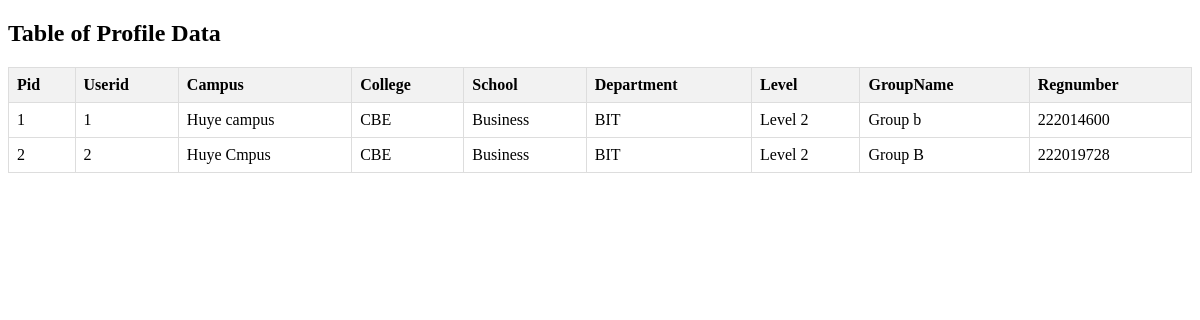
The app's page /profile.php with its own data.
### tables this page shows
CREATE TABLE `profile` (
  `pid` int(11) NOT NULL,
  `userid` int(11) DEFAULT NULL,
  `Campus` varchar(100) DEFAULT NULL,
  `College` varchar(100) DEFAULT NULL,
  `School` varchar(100) DEFAULT NULL,
  `Department` varchar(100) DEFAULT NULL,
  `Level` varchar(50) DEFAULT NULL,
  `Group` varchar(50) DEFAULT NULL,
  `Regnumber` varchar(50) DEFAULT NULL
);

### profile.php (the view, shortened to what this page needs)
<?php
$host = "localhost";
$user = "admin";
$pass = "bityear2@2024";
$database = "bityeartwo2024";
$conn = new mysqli($host, $user, $pass, $database);
if ($result = $conn->query("SELECT * FROM profile")) {
    ?>
    <!DOCTYPE html>
    <html>
    <head>
    </head>
    <body>
    <h2>Table of Profile Data</h2>
    <table id="dataTable">
        <tr>
            <th>Pid</th>
            <th>Userid</th>
            <th>Campus</th>
            <th>College</th>
            <th>School</th>
            <th>Department</th>
            <th>Level</th>
            <th>GroupName</th>
            <th>Regnumber</th>
        </tr>
        <?php
        while ($row = $result->fetch_assoc()) {
            echo "<tr><td>" . $row["pid"] . "</td><td>" . $row["userid"] . "</td><td>" . $row["Campus"] . "</td><td>" . $row["College"] . "</td><td>" . $row["School"] . "</td><td>" . $row["Department"] . "</td><td>" . $row["Level"] . "</td><td>" . $row["Group"] . "</td><td>" . $row["Regnumber"] . "</td></tr>";
        }
        ?>
    </table>
    </body>
    </html>
    <?php
} else {
    echo "Error: " . $conn->error;
}
?>

### profile.php (style rules this page uses)
table { width: 100%; border-collapse: collapse; }
th, td { border: 1px solid #ddd; padding: 8px; text-align: left; }
th { background-color: #f2f2f2; }

### records on screen
profile: pid "1", userid "1", Campus "Huye campus", College "CBE", School "Business", Department "BIT", Level "Level 2", Group "Group b", Regnumber "222014600"
profile: pid "2", userid "2", Campus "Huye Cmpus", College "CBE", School "Business", Department "BIT", Level "Level 2", Group "Group B", Regnumber "222019728"
